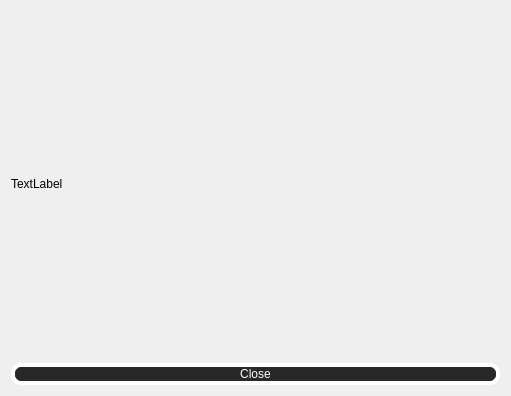
<?xml version="1.0" encoding="UTF-8"?>
<ui version="4.0">
 <class>Form</class>
 <widget class="QWidget" name="Form">
  <property name="geometry">
   <rect>
    <x>0</x>
    <y>0</y>
    <width>511</width>
    <height>396</height>
   </rect>
  </property>
  <property name="windowTitle">
   <string>Form</string>
  </property>
  <layout class="QGridLayout" name="gridLayout_2">
   <item row="0" column="0">
    <layout class="QGridLayout" name="gridLayout">
     <item row="1" column="0">
      <widget class="QPushButton" name="closeBtn">
       <property name="styleSheet">
        <string notr="true">QPushButton{
	color: rgb(255, 255, 255);
	background: rgb(40, 40, 40);
	border-style: solid;
	border-width: 4px;
	border-radius: 10%;
	border-color: rgb(255, 255, 255);
	item-align: center;
}</string>
       </property>
       <property name="text">
        <string>Close</string>
       </property>
      </widget>
     </item>
     <item row="0" column="0">
      <widget class="QLabel" name="label">
       <property name="text">
        <string>TextLabel</string>
       </property>
      </widget>
     </item>
    </layout>
   </item>
  </layout>
 </widget>
 <resources/>
 <connections/>
</ui>
